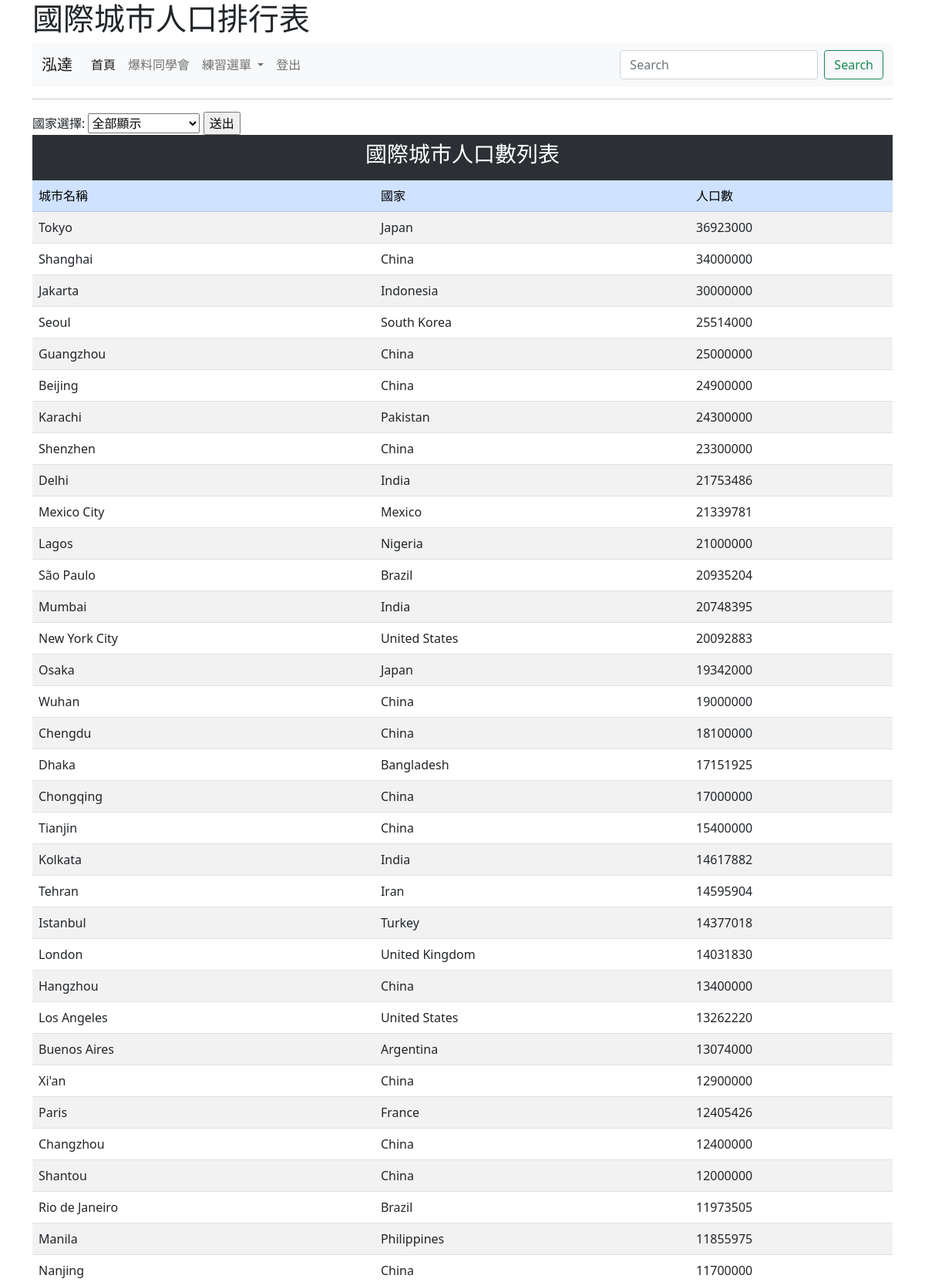
Page /rank/ (signed in, upper part) on the committed database.
### mysite/models.py (models this page shows, shortened)
class City(models.Model):
	name = models.CharField(max_length=50)
	population = models.IntegerField()
	country = models.ForeignKey(Country, on_delete=models.CASCADE)

class Country(models.Model):
	country_id = models.IntegerField()
	name = models.CharField(max_length=50)
	def __str__(self):
		return self.name

### mysite/views.py (the view)
# urls.py: path('rank/', views.rank),
@login_required(login_url="/admin/login/")
def rank(request):
 	if request.method == 'POST':
  		id = request.POST["id"]
  		if id.strip() == "999":
  			return redirect("/rank/")
  		try:
   			country = Country.objects.get(id=id)
  		except:
   			return redirect("/rank/")
  		cities = City.objects.filter(country=country)#.order_by('population')
 	else:
  		cities = City.objects.all()#.order_by('population')
 	countries = Country.objects.all()
 	return render(request, 'rank.html', locals())

### templates/rank.html (shortened to what this page needs)
{% extends "base.html" %}
{% block main %}
	<hr>
<form action="/rank/" method=POST>
   國家選擇:
   <select name="id">
    <option value="999">全部顯示</option>
   </select>
   <input type='submit' value="送出">
  </form>
  <table class="table table-striped">
   <tr class="table-dark">
    <td colspan="3" align=center><h3>國際城市人口數列表</h3></td>
   </tr>
   <tr class="table-primary"><td>城市名稱</td><td>國家</td><td>人口數</td></tr>
   {% for city in cities %}
   <tr>
    <td>{{ city.name }}</td>
    <td>{{ city.country }}</td>
    <td>{{ city.population }}</td>
  </tr>
   {% endfor %}
 </table>
{% endblock %}

### templates/base.html (shortened to what this page needs)
<!doctype html>
<html>
  <head>
    <link href="https://cdn.jsdelivr.net/npm/bootstrap@5.0.2/dist/css/bootstrap.min.css" rel="stylesheet">
  </head>
  <body>
  	<div class="container">
    	<h1>{% block headmessage %}{% endblock %}</h1>
      {% include "menu.html" %}
      {% block main %} {% endblock %}
    </div>
  </body>
</html>

### templates/menu.html (shortened to what this page needs)
   <nav class="navbar navbar-expand-lg navbar-light bg-light">
  <div class="container-fluid">
    <a class="navbar-brand" href="#">
    {% if request.user.is_authenticated %}
       {{ request.user.first_name }}
    {% else %}
        沒登入的訪客
    {% endif %}
    </a>
    <div class="collapse navbar-collapse" id="navbarSupportedContent">
      <ul class="navbar-nav me-auto mb-2 mb-lg-0">
        <li class="nav-item">
          <a class="nav-link active" aria-current="page" href="#">首頁</a>
        </li>
        <li class="nav-item">
          <a class="nav-link" href="https://www.cmoney.tw/follow/channel/">爆料同學會</a>
        </li>
        <li class="nav-item dropdown">
          <a class="nav-link dropdown-toggle" href="#" id="navbarDropdown" role="button" data-bs-toggle="dropdown" aria-expanded="false">
            練習選單
          </a>
        </li>
        {% if request.user.is_authenticated %}
        <li class="nav-item">
          <a class="nav-link" href="/logout/" tabindex="-1">登出</a>
        </li>
        {% else %}
        <li class="nav-item">
          <a class="nav-link" href="/admin/login/?next=/" tabindex="-1">登入</a>
        </li>
        {% endif %}
      </ul>
      <form class="d-flex">
        <input class="form-control me-2" type="search" placeholder="Search" aria-label="Search">
        <button class="btn btn-outline-success" type="submit">Search</button>
      </form>
    </div>
  </div>
</nav>

### rows in the picture
City: name "Tokyo", country "Japan", population "36923000"
City: name "Shanghai", country "China", population "34000000"
City: name "Jakarta", country "Indonesia", population "30000000"
City: name "Seoul", country "South Korea", population "25514000"
City: name "Guangzhou", country "China", population "25000000"
City: name "Beijing", country "China", population "24900000"
City: name "Karachi", country "Pakistan", population "24300000"
City: name "Shenzhen", country "China", population "23300000"
City: name "Delhi", country "India", population "21753486"
City: name "Mexico City", country "Mexico", population "21339781"
City: name "Lagos", country "Nigeria", population "21000000"
City: name "São Paulo", country "Brazil", population "20935204"
City: name "Mumbai", country "India", population "20748395"
City: name "New York City", country "United States", population "20092883"
City: name "Osaka", country "Japan", population "19342000"
City: name "Wuhan", country "China", population "19000000"
City: name "Chengdu", country "China", population "18100000"
City: name "Dhaka", country "Bangladesh", population "17151925"
City: name "Chongqing", country "China", population "17000000"
City: name "Tianjin", country "China", population "15400000"
City: name "Kolkata", country "India", population "14617882"
City: name "Tehran", country "Iran", population "14595904"
City: name "Istanbul", country "Turkey", population "14377018"
City: name "London", country "United Kingdom", population "14031830"
City: name "Hangzhou", country "China", population "13400000"
City: name "Los Angeles", country "United States", population "13262220"
City: name "Buenos Aires", country "Argentina", population "13074000"
City: name "Xi'an", country "China", population "12900000"
City: name "Paris", country "France", population "12405426"
City: name "Changzhou", country "China", population "12400000"
City: name "Shantou", country "China", population "12000000"
City: name "Rio de Janeiro", country "Brazil", population "11973505"
City: name "Manila", country "Philippines", population "11855975"
City: name "Nanjing", country "China", population "11700000"

### other values in the picture
{{ request.user.first_name }} "泓達"
